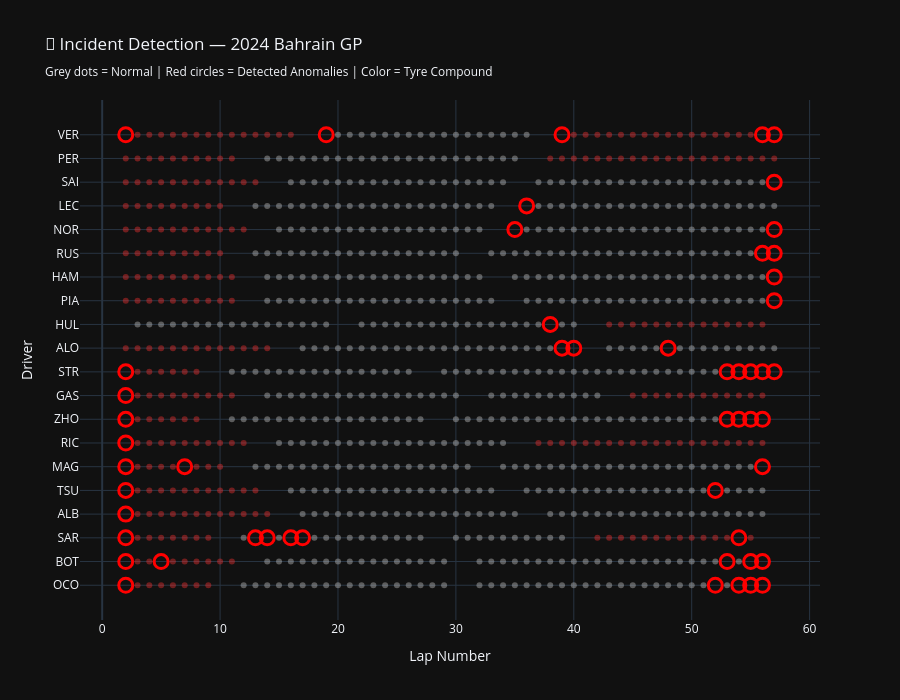

The cell this chart's notebook holds for it:
### Code cell
import plotly.graph_objects as go
from plotly.subplots import make_subplots

# ── Sort drivers by avg lap time ──────────────────────────
driver_order = baseline.index.tolist()

fig = go.Figure()

# Color map for compounds
compound_colors = {'SOFT': '#FF3333', 'MEDIUM': '#FFFF00', 'HARD': '#CCCCCC'}

# Plot all clean laps as scatter
for driver in driver_order:
    d_laps = all_laps_with_iso[all_laps_with_iso['Driver'] == driver]
    
    # Normal laps - small grey dots
    normal = d_laps[~d_laps['IsolationAnomaly']]
    fig.add_trace(go.Scatter(
        x=normal['LapNumber'],
        y=[driver] * len(normal),
        mode='markers',
        marker=dict(
            size=6,
            color=[compound_colors.get(c, '#888') for c in normal['Compound']],
            opacity=0.4
        ),
        name=driver,
        showlegend=False,
        hovertemplate=f'{driver}<br>Lap %{{x}}<br>Time: %{{customdata:.3f}}s<extra></extra>',
        customdata=normal['LapTimeSeconds']
    ))
    
    # Anomalous laps - big circles
    anom = d_laps[d_laps['IsolationAnomaly']]
    if len(anom) > 0:
        fig.add_trace(go.Scatter(
            x=anom['LapNumber'],
            y=[driver] * len(anom),
            mode='markers',
            marker=dict(
                size=14,
                color='red',
                symbol='circle-open',
                line=dict(width=3, color='red')
            ),
            name='Anomaly',
            showlegend=False,
            hovertemplate=f'<b>🚨 ANOMALY</b><br>{driver}<br>Lap %{{x}}<br>Time: %{{customdata:.3f}}s<extra></extra>',
            customdata=anom['LapTimeSeconds']
        ))

fig.update_layout(
    title='🚨 Incident Detection — 2024 Bahrain GP<br><sub>Grey dots = Normal | Red circles = Detected Anomalies | Color = Tyre Compound</sub>',
    xaxis_title='Lap Number',
    yaxis_title='Driver',
    template='plotly_dark',
    height=700,
    yaxis=dict(categoryorder='array', categoryarray=driver_order[::-1])
)

fig.show()
print("✅ Incident map rendered")
print(f"📍 {len(iso_anomalies)} incidents detected across {iso_anomalies['Driver'].nunique()} drivers")
